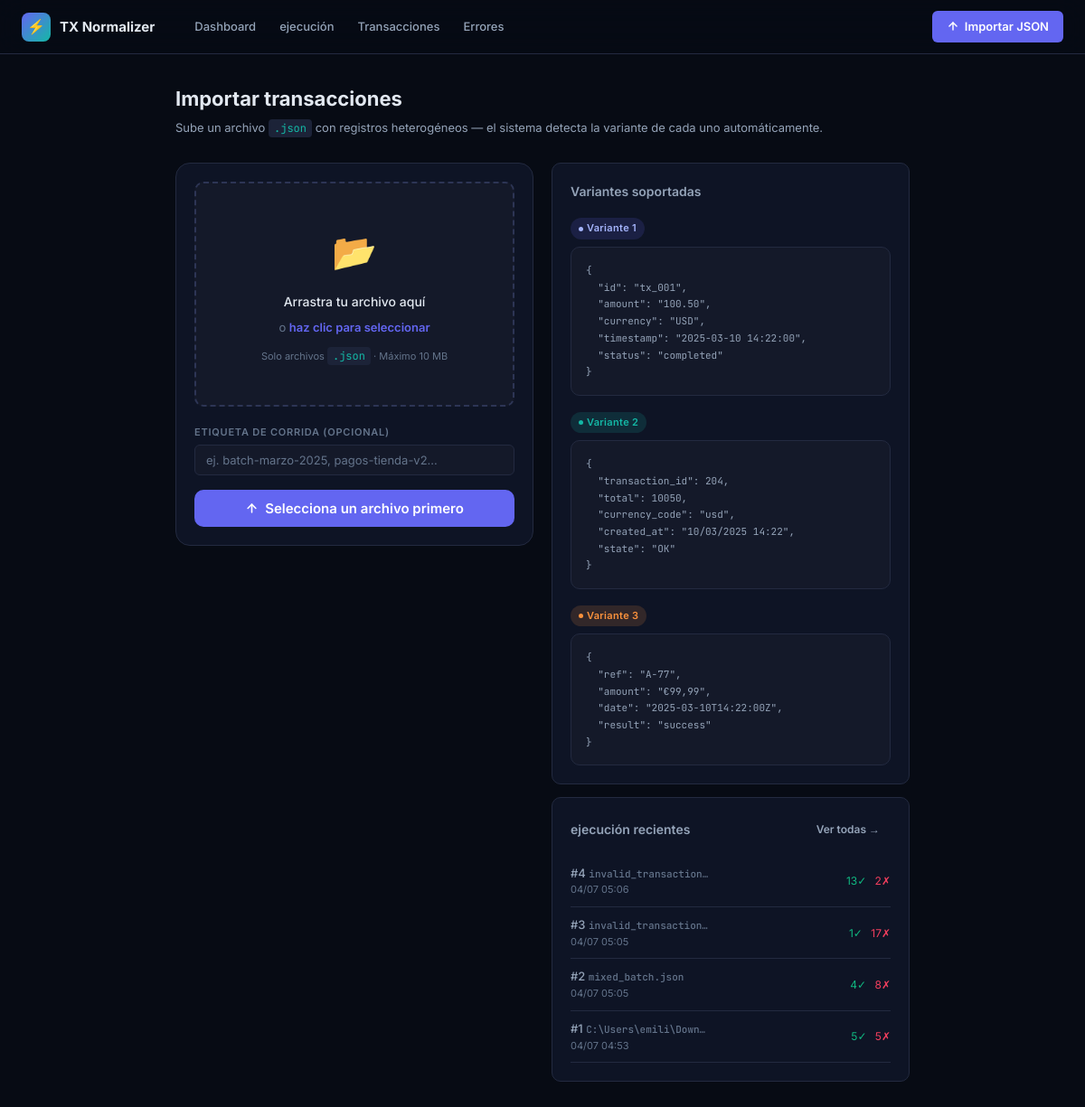
Before: /upload/ with the older database file.
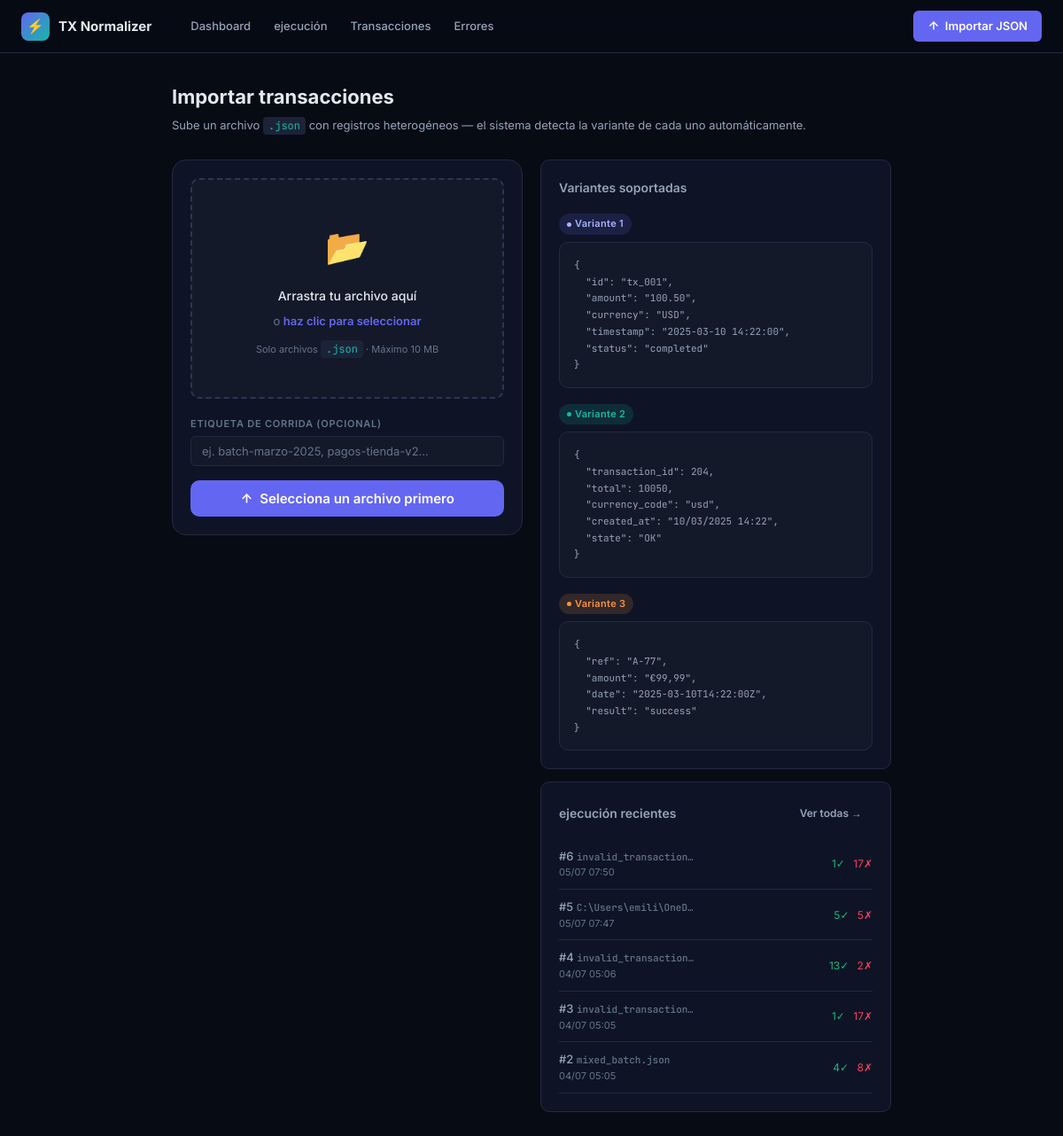
After: the same page with the newer database file.
### transactions/models.py (models this page shows, shortened)
class ProcessingRun(models.Model):
    created_at = models.DateTimeField(auto_now_add=True)
    source_label = models.CharField(max_length=255, default="sample_data/transactions.json")
    total_processed = models.PositiveIntegerField(default=0)
    total_valid = models.PositiveIntegerField(default=0)
    total_invalid = models.PositiveIntegerField(default=0)
    status_counts = models.JSONField(default=dict)
    currency_totals = models.JSONField(default=dict)
    error_type_counts = models.JSONField(default=dict)
    source_counts = models.JSONField(default=dict)
    class Meta:
        ordering = ["-created_at"]

### transactions/views.py (the view)
# urls.py: path("upload/", views.upload_json, name="upload_json"),
@require_http_methods(["GET", "POST"])
def upload_json(request):
    if request.method == "GET":
        recent_runs = ProcessingRun.objects.all()[:5]
        return render(request, "transactions/upload.html", {"recent_runs": recent_runs})
    def _render_upload(status=200):
        return render(request, "transactions/upload.html",
                      {"recent_runs": ProcessingRun.objects.all()[:5]}, status=status)
    uploaded_file = request.FILES.get("json_file")
    if not uploaded_file:
        messages.error(request, "No se recibió ningún archivo. Selecciona un .json antes de enviar.")
        return _render_upload(400)
    if not uploaded_file.name.lower().endswith(".json"):
        messages.error(request, f"El archivo '{uploaded_file.name}' no tiene extensión .json.")
        return _render_upload(400)
    if uploaded_file.size > MAX_UPLOAD_BYTES:
        messages.error(request, f"El archivo supera el límite de 10 MB ({uploaded_file.size / 1024 / 1024:.1f} MB).")
        return _render_upload(400)
    raw_bytes = uploaded_file.read()
    try:
        raw_records = json.loads(raw_bytes.decode("utf-8"))
    except (json.JSONDecodeError, UnicodeDecodeError) as exc:
        messages.error(request, f"El archivo no es un JSON válido: {exc}")
        return _render_upload(400)
    if not isinstance(raw_records, list):
        messages.error(request, "El JSON debe contener una lista [ ] de objetos en el nivel raíz.")
        return _render_upload(400)
    if len(raw_records) == 0:
        messages.error(request, "El archivo está vacío (lista sin elementos).")
        return _render_upload(400)
    source_label = request.POST.get("source_label", "").strip() or uploaded_file.name
    try:
        run = _run_pipeline(raw_records, source_label=source_label)
    except Exception as exc:
        logger.exception("Error inesperado en el pipeline tras upload: %s", exc)
        messages.error(request, f"Error interno al procesar el archivo: {exc}")
        return _render_upload(500)
    messages.success(
        request,
        f"✓ Corrida #{run.pk} completada — {run.total_valid} válidas, {run.total_invalid} inválidas."
    )
    return redirect("run_detail", pk=run.pk)

### transactions/templates/transactions/upload.html (shortened to what the changed rows need)
{% extends "transactions/base.html" %}
{% block content %}
<div class="page-sm">
<div class="page-header">
  <div>
    <h1 class="page-title">Importar transacciones</h1>
  </div>
</div>
<div class="grid-2" style="align-items:start;gap:20px">
  <div>
    <div class="card" style="margin-bottom:14px">
      <h2 style="font-size:14px;font-weight:600;color:var(--text2);margin-bottom:16px">Variantes soportadas</h2>
    </div>
    <div class="card">
      <div style="display:flex;align-items:center;justify-content:space-between;margin-bottom:14px">
        <h2 style="font-size:14px;font-weight:600;color:var(--text2);margin:0">ejecución recientes</h2>
      </div>
      {% for run in recent_runs %}
      <a href="{% url 'run_detail' run.pk %}" style="display:flex;justify-content:space-between;align-items:center;padding:9px 0;border-bottom:1px solid var(--border);color:var(--text2);transition:color .15s" onmouseover="this.style.color='var(--text)'" onmouseout="this.style.color='var(--text2)'">
        <div style="min-width:0">
          <div style="font-size:13px;font-weight:500;color:inherit">#{{ run.pk }} <span style="font-family:var(--mono);font-size:11px;color:var(--text3)">{{ run.source_label|truncatechars:20 }}</span></div>
          <div style="font-size:11px;color:var(--text3)">{{ run.created_at|date:"d/m H:i" }}</div>
        </div>
        <div style="font-size:12px;flex-shrink:0;margin-left:8px">
          <span style="color:var(--green)">{{ run.total_valid }}✓</span>
          <span style="color:var(--rose);margin-left:6px">{{ run.total_invalid }}✗</span>
        </div>
      </a>
      {% empty %}
      <div class="empty" style="padding:24px"><div class="empty-body">Sin ejecución previas</div></div>
      {% endfor %}
    </div>
  </div>
</div>
</div>
{% endblock %}

Changed rows visible on the page:
no longer on this page (row unchanged): ProcessingRun: pk "1", source_label "C:\\Users\\emili\\Down…", created_at "04/07 04:53", total_valid "5", total_invalid "5"
added ProcessingRun: pk "6", source_label "invalid_transaction…", created_at "05/07 07:50", total_valid "1", total_invalid "17"
added ProcessingRun: pk "5", source_label "C:\\Users\\emili\\OneD…", created_at "05/07 07:47", total_valid "5", total_invalid "5"
